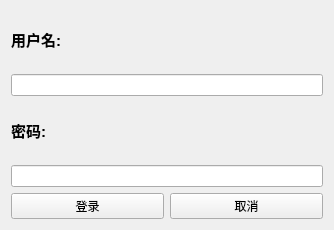
<?xml version="1.0" encoding="UTF-8"?>
<ui version="4.0">
 <class>UserLogin</class>
 <widget class="QWidget" name="UserLogin">
  <property name="geometry">
   <rect>
    <x>0</x>
    <y>0</y>
    <width>334</width>
    <height>230</height>
   </rect>
  </property>
  <property name="windowTitle">
   <string>UserLogin</string>
  </property>
  <layout class="QGridLayout" name="gridLayout">
   <item row="0" column="0">
    <layout class="QVBoxLayout" name="verticalLayout_4" stretch="2,1">
     <item>
      <layout class="QVBoxLayout" name="verticalLayout_3">
       <item>
        <layout class="QVBoxLayout" name="verticalLayout">
         <item>
          <widget class="QLabel" name="label_2">
           <property name="text">
            <string>&lt;html&gt;&lt;head/&gt;&lt;body&gt;&lt;p&gt;&lt;span style=&quot; font-size:11pt; font-weight:600;&quot;&gt;用户名:&lt;/span&gt;&lt;/p&gt;&lt;/body&gt;&lt;/html&gt;</string>
           </property>
          </widget>
         </item>
         <item>
          <widget class="QLineEdit" name="L_user"/>
         </item>
        </layout>
       </item>
       <item>
        <layout class="QVBoxLayout" name="verticalLayout_2">
         <item>
          <widget class="QLabel" name="label_3">
           <property name="text">
            <string>&lt;html&gt;&lt;head/&gt;&lt;body&gt;&lt;p&gt;&lt;span style=&quot; font-size:11pt; font-weight:600;&quot;&gt;密码:&lt;/span&gt;&lt;/p&gt;&lt;/body&gt;&lt;/html&gt;</string>
           </property>
          </widget>
         </item>
         <item>
          <widget class="QLineEdit" name="L_password"/>
         </item>
        </layout>
       </item>
      </layout>
     </item>
     <item>
      <layout class="QHBoxLayout" name="horizontalLayout">
       <item>
        <widget class="QPushButton" name="B_login">
         <property name="text">
          <string>登录</string>
         </property>
        </widget>
       </item>
       <item>
        <widget class="QPushButton" name="B_cancle">
         <property name="text">
          <string>取消</string>
         </property>
        </widget>
       </item>
      </layout>
     </item>
    </layout>
   </item>
  </layout>
 </widget>
 <layoutdefault spacing="6" margin="11"/>
 <resources/>
 <connections/>
</ui>
